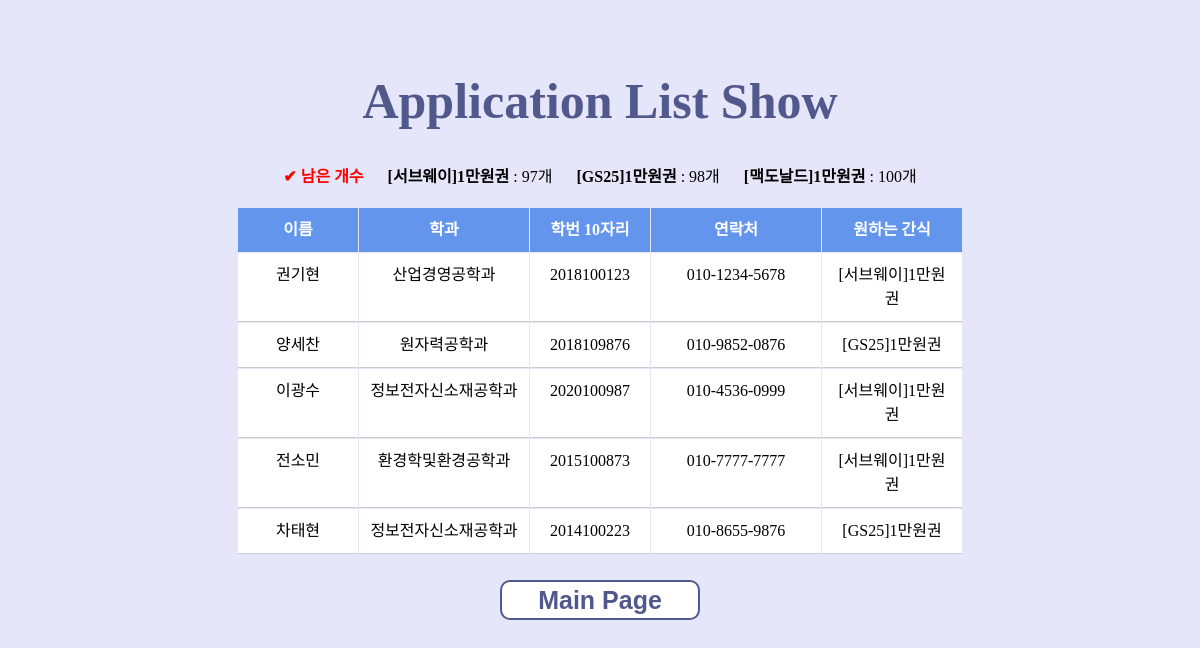
Page /show/ on the committed database.
### CRUD/models.py (models this page shows)
class Item(models.Model):
    orderItem = models.CharField(max_length=200, primary_key=True)
    remainder = models.IntegerField()

class Order(models.Model):
    user = models.CharField(max_length=200)
    department = models.CharField(max_length=200)
    studentID = models.IntegerField()
    phoneNumber = models.CharField(max_length=13)
    orderItem = models.CharField(max_length=200)

### CRUD/views.py (the view)
# urls.py: path('show/', Show.as_view())
class Show(APIView):
    def get(self, request):
        orders = Order.objects
        items = Item.objects
        return render(request, 'show.html', {'orders': orders, 'items': items})

### templates/show.html (shortened to what this page needs)
<!DOCTYPE html>
{% load static %}
<html lang="en">
<head>
    <link rel="stylesheet" href="{% static 'main.css' %}">
</head>
<body>
<h1 style="font-size: 50px; color: #51588c; font-weight: bold">Application List Show</h1>
<p>
    <b style="color: red">&#10004; 남은 개수</b>
    {% for item in items.all%}
        &emsp; <b>{{item.orderItem}}</b> : {{item.remainder}}개
    {% endfor%}
</p>
<table class="table_style">
    <th>이름</th>
    <th style="width: 150px">학과</th>
    <th>학번 10자리</th>
    <th style="width: 150px">연락처</th>
    <th style="width: 120px">원하는 간식</th>
    {% for order in orders.all%}
    <tr>
        <td>{{ order.user }}</td>
        <td style="width: 150px">{{ order.department }}</td>
        <td>{{ order.studentID }}</td>
        <td style="width: 150px">{{ order.phoneNumber }}</td>
        <td style="width: 120px">{{ order.orderItem }}</td>
    </tr>
    {% endfor %}
</table>
<button id="btn_mainPage" class="btn_style2">Main Page</button>
<br>
</body>
</html>

### static/main.css (style rules this page uses)
body { background-color: #E6E6FA; text-align: center; padding-top: 30px; }
.btn_style2 { width: 200px; height: 40px; background:white; font-weight: bold; color: #51588c; border: solid 2px #51588c; border-radius: 10px; font-size: 25px; margin: 5px; display: inline-block; }
table.table_style { border-collapse: separate; border-spacing: 1px; text-align: center; line-height: 1.5; margin: 20px auto; }
table.table_style th { width: 100px; padding: 10px; font-weight: bold; vertical-align: top; color: #fff; background: #6495ed; }
table.table_style td { width: 100px; padding: 10px; vertical-align: top; border-bottom: 1px solid #ccc; background: white; }

### rows in the picture
Item: orderItem "[서브웨이]1만원권", remainder "97"
Item: orderItem "[GS25]1만원권", remainder "98"
Item: orderItem "[맥도날드]1만원권", remainder "100"
Order: user "권기현", department "산업경영공학과", studentID "2018100123", phoneNumber "010-1234-5678", orderItem "[서브웨이]1만원권"
Order: user "양세찬", department "원자력공학과", studentID "2018109876", phoneNumber "010-9852-0876", orderItem "[GS25]1만원권"
Order: user "이광수", department "정보전자신소재공학과", studentID "2020100987", phoneNumber "010-4536-0999", orderItem "[서브웨이]1만원권"
Order: user "전소민", department "환경학및환경공학과", studentID "2015100873", phoneNumber "010-7777-7777", orderItem "[서브웨이]1만원권"
Order: user "차태현", department "정보전자신소재공학과", studentID "2014100223", phoneNumber "010-8655-9876", orderItem "[GS25]1만원권"
